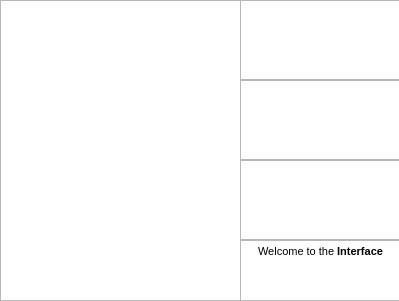
<?xml version="1.0" encoding="UTF-8"?>
<ui version="4.0">
 <class>Dialog</class>
 <widget class="QDialog" name="Dialog">
  <property name="geometry">
   <rect>
    <x>0</x>
    <y>0</y>
    <width>399</width>
    <height>301</height>
   </rect>
  </property>
  <property name="windowTitle">
   <string>Dialog</string>
  </property>
  <widget class="QWidget" name="verticalLayoutWidget">
   <property name="geometry">
    <rect>
     <x>0</x>
     <y>0</y>
     <width>241</width>
     <height>301</height>
    </rect>
   </property>
   <layout class="QVBoxLayout" name="verticalLayout">
    <item>
     <widget class="QGraphicsView" name="graphicsView"/>
    </item>
   </layout>
  </widget>
  <widget class="QWidget" name="verticalLayoutWidget_2">
   <property name="geometry">
    <rect>
     <x>240</x>
     <y>0</y>
     <width>160</width>
     <height>80</height>
    </rect>
   </property>
   <layout class="QVBoxLayout" name="verticalLayout_2">
    <item>
     <widget class="QGraphicsView" name="graphicsView_2"/>
    </item>
   </layout>
  </widget>
  <widget class="QWidget" name="verticalLayoutWidget_3">
   <property name="geometry">
    <rect>
     <x>240</x>
     <y>80</y>
     <width>160</width>
     <height>80</height>
    </rect>
   </property>
   <layout class="QVBoxLayout" name="verticalLayout_3">
    <item>
     <widget class="QGraphicsView" name="graphicsView_3"/>
    </item>
   </layout>
  </widget>
  <widget class="QWidget" name="verticalLayoutWidget_4">
   <property name="geometry">
    <rect>
     <x>240</x>
     <y>160</y>
     <width>160</width>
     <height>80</height>
    </rect>
   </property>
   <layout class="QVBoxLayout" name="verticalLayout_4">
    <item>
     <widget class="QGraphicsView" name="graphicsView_4"/>
    </item>
   </layout>
  </widget>
  <widget class="QTextEdit" name="textEdit">
   <property name="geometry">
    <rect>
     <x>240</x>
     <y>240</y>
     <width>161</width>
     <height>61</height>
    </rect>
   </property>
   <property name="html">
    <string>&lt;!DOCTYPE HTML PUBLIC &quot;-//W3C//DTD HTML 4.0//EN&quot; &quot;http://www.w3.org/TR/REC-html40/strict.dtd&quot;&gt;
&lt;html&gt;&lt;head&gt;&lt;meta name=&quot;qrichtext&quot; content=&quot;1&quot; /&gt;&lt;style type=&quot;text/css&quot;&gt;
p, li { white-space: pre-wrap; }
&lt;/style&gt;&lt;/head&gt;&lt;body style=&quot; font-family:'MS Shell Dlg 2'; font-size:8.25pt; font-weight:400; font-style:normal;&quot;&gt;
&lt;p align=&quot;center&quot; style=&quot; margin-top:0px; margin-bottom:0px; margin-left:0px; margin-right:0px; -qt-block-indent:0; text-indent:0px;&quot;&gt;Welcome to the &lt;span style=&quot; font-weight:600;&quot;&gt;Interface&lt;/span&gt;&lt;/p&gt;&lt;/body&gt;&lt;/html&gt;</string>
   </property>
  </widget>
 </widget>
 <resources/>
 <connections/>
</ui>
